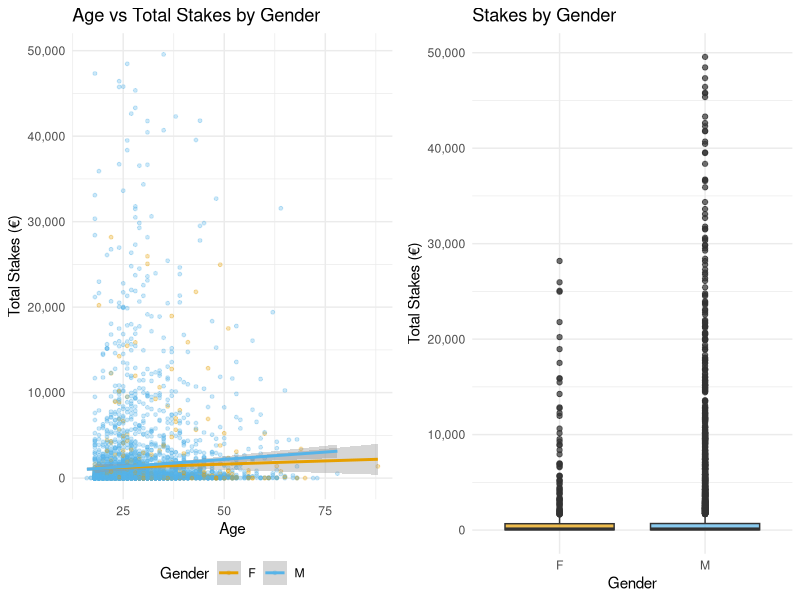

Recreate this plot in R.
## ---- chunk 1
library(dplyr)
cash <- read.csv("csv/CashGames.csv")
trnm <- read.csv("csv/Tournaments.csv")
## ---- chunk 2
bets_cash <- cash %>% group_by(UserID) %>% summarise(TotalStakesC = sum(StakesC))
bets_trnm <- trnm %>% group_by(UserID) %>% summarise(TotalStakesT = sum(StakesT))

bets_total <- full_join(bets_cash, bets_trnm, by = "UserID") %>%
  mutate(
    TotalStakesC = ifelse(is.na(TotalStakesC), 0, TotalStakesC),
    TotalStakesT = ifelse(is.na(TotalStakesT), 0, TotalStakesT),
    TotalStakes = TotalStakesC + TotalStakesT
  )
## ---- chunk 3
freq_cash <- cash %>% group_by(UserID) %>% summarise(BetDays = n())
freq_trnm <- trnm %>% group_by(UserID) %>% summarise(BetDays = n())

frequency <- full_join(freq_cash, freq_trnm, by = "UserID") %>%
  mutate(
    BetDays.x = ifelse(is.na(BetDays.x), 0, BetDays.x),
    BetDays.y = ifelse(is.na(BetDays.y), 0, BetDays.y),
    TotalDays = BetDays.x + BetDays.y
  ) %>% select(UserID, TotalDays)
players <- merge(bets_total, frequency, by = "UserID")
## ---- chunk 4
median_freq <- median(players$TotalDays)

players$Group <- ifelse(players$TotalDays < median_freq, "Low", "High")

high <- players %>% filter(Group == "High") %>% pull(TotalStakes)
low  <- players %>% filter(Group == "Low") %>% pull(TotalStakes)
## ---- chunk 5
t_result <- t.test(high, low, alternative = "greater")
t_result
## ---- chunk 6
demographics <- read.csv("csv/Demographics.csv")

regression_data <- players %>%
  inner_join(demographics, by = "UserID") %>%
  filter(!is.na(SystemAgeAsOfReg) & !is.na(Gender)) %>%
  mutate(
    Age = SystemAgeAsOfReg,
    GenderNumeric = ifelse(Gender == "M", 1, 0)
  )
## ---- chunk 7
library(ggplot2)
library(gridExtra)

# Filter data for visualization (remove extreme outliers)
plot_data <- regression_data %>% filter(TotalStakes <= 50000)

p1 <- ggplot(plot_data, aes(x = Age, y = TotalStakes, color = Gender)) +
  geom_point(alpha = 0.3, size = 1) +
  geom_smooth(method = "lm", se = TRUE, linewidth = 1) +
  scale_color_manual(values = c("F" = "#E69F00", "M" = "#56B4E9")) +
  scale_y_continuous(labels = scales::comma) +
  labs(title = "Age vs Total Stakes by Gender", x = "Age", y = "Total Stakes (€)") +
  theme_minimal() + theme(legend.position = "bottom")

p2 <- ggplot(plot_data, aes(x = Gender, y = TotalStakes, fill = Gender)) +
  geom_boxplot(alpha = 0.7) +
  scale_fill_manual(values = c("F" = "#E69F00", "M" = "#56B4E9")) +
  scale_y_continuous(labels = scales::comma) +
  labs(title = "Stakes by Gender", x = "Gender", y = "Total Stakes (€)") +
  theme_minimal() + theme(legend.position = "none")

grid.arrange(p1, p2, ncol = 2)
## ---- chunk 8
library(knitr)

gender_stats <- regression_data %>%
  group_by(Gender) %>%
  summarise(
    N = n(),
    Mean = mean(TotalStakes, na.rm = TRUE),
    Median = median(TotalStakes, na.rm = TRUE),
    SD = sd(TotalStakes, na.rm = TRUE)
  )

kable(gender_stats, digits = 2, format.args = list(big.mark = ","),
      caption = "Stakes Statistics by Gender",
      col.names = c("Gender", "N", "Mean Stakes (€)", "Median Stakes (€)", "SD (€)"))
## ---- chunk 9
model <- lm(TotalStakes ~ Age + GenderNumeric, data = regression_data)
summary(model)
## ---- chunk 10
# Get coefficients and standard errors
beta1 <- coef(model)["Age"]
beta2 <- coef(model)["GenderNumeric"]
se_beta1 <- summary(model)$coefficients["Age", "Std. Error"]
se_beta2 <- summary(model)$coefficients["GenderNumeric", "Std. Error"]

# Calculate t-statistics
t_beta1 <- beta1 / se_beta1
t_beta2 <- beta2 / se_beta2

# One-tailed p-values
p_beta1 <- pt(t_beta1, df = model$df.residual, lower.tail = TRUE)
p_beta2 <- pt(t_beta2, df = model$df.residual, lower.tail = FALSE)

# Summary table
test_results <- data.frame(
  Hypothesis = c("β₁ (Age) < 0", "β₂ (Gender) > 0"),
  Estimate = c(beta1, beta2),
  t_statistic = c(t_beta1, t_beta2),
  p_value = c(p_beta1, p_beta2),
  Conclusion = c(
    ifelse(p_beta1 < 0.05 & beta1 < 0, "Reject H₀", "Fail to reject H₀"),
    ifelse(p_beta2 < 0.05 & beta2 > 0, "Reject H₀", "Fail to reject H₀")
  )
)

kable(test_results, digits = 4, caption = "Hypothesis Test Results")
